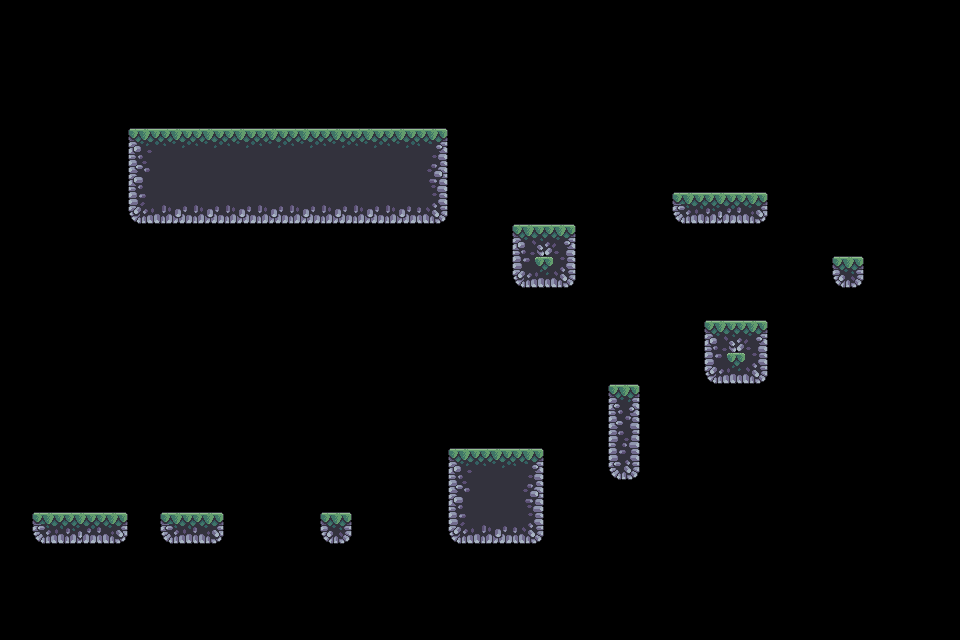

Tiled map render using the project's own tile images. Description and the whole map definition, tile-layer contents included, below:
An orthogonal 30x20 tile map with 32x32 px tiles, 1 tile layer (ground) and 10 objects.

<map version="1.10" tiledversion="1.10.1" orientation="orthogonal" renderorder="right-down" width="30" height="20" tilewidth="32" tileheight="32" infinite="0" nextlayerid="3" nextobjectid="18">
 <tileset firstgid="1" name="terrain" tilewidth="32" tileheight="32" tilecount="85" columns="17">
  <image source="../../img/Terrain (32x32).png" width="544" height="160" />
 </tileset>
 <objectgroup id="2" name="ground">
  <object id="2" x="128" y="128" width="320" height="96" />
  <object id="8" x="32" y="512" width="96" height="32" />
  <object id="9" x="160" y="512" width="64" height="32" />
  <object id="10" x="320" y="512" width="32" height="32" />
  <object id="11" x="448" y="448" width="96" height="96" />
  <object id="12" x="512" y="224" width="64" height="64" />
  <object id="13" x="608" y="384" width="32" height="96" />
  <object id="14" x="704" y="320" width="64" height="64" />
  <object id="16" x="832" y="256" width="32" height="32" />
  <object id="17" x="672" y="192" width="96" height="32" />
 </objectgroup>
 <layer id="1" name="ground" width="30" height="20">
  <data encoding="csv">
0,0,0,0,0,0,0,0,0,0,0,0,0,0,0,0,0,0,0,0,0,0,0,0,0,0,0,0,0,0,
0,0,0,0,0,0,0,0,0,0,0,0,0,0,0,0,0,0,0,0,0,0,0,0,0,0,0,0,0,0,
0,0,0,0,0,0,0,0,0,0,0,0,0,0,0,0,0,0,0,0,0,0,0,0,0,0,0,0,0,0,
0,0,0,0,0,0,0,0,0,0,0,0,0,0,0,0,0,0,0,0,0,0,0,0,0,0,0,0,0,0,
0,0,0,0,1,2,2,2,2,2,2,2,2,3,0,0,0,0,0,0,0,0,0,0,0,0,0,0,0,0,
0,0,0,0,18,19,19,19,19,19,19,19,19,20,0,0,0,0,0,0,0,0,0,0,0,0,0,0,0,0,
0,0,0,0,35,36,36,36,36,36,36,36,36,37,0,0,0,0,0,0,0,69,70,71,0,0,0,0,0,0,
0,0,0,0,0,0,0,0,0,0,0,0,0,0,0,0,67,68,0,0,0,0,0,0,0,0,0,0,0,0,
0,0,0,0,0,0,0,0,0,0,0,0,0,0,0,0,84,85,0,0,0,0,0,0,0,0,73,0,0,0,
0,0,0,0,0,0,0,0,0,0,0,0,0,0,0,0,0,0,0,0,0,0,0,0,0,0,0,0,0,0,
0,0,0,0,0,0,0,0,0,0,0,0,0,0,0,0,0,0,0,0,0,0,67,68,0,0,0,0,0,0,
0,0,0,0,0,0,0,0,0,0,0,0,0,0,0,0,0,0,0,0,0,0,84,85,0,0,0,0,0,0,
0,0,0,0,0,0,0,0,0,0,0,0,0,0,0,0,0,0,0,5,0,0,0,0,0,0,0,0,0,0,
0,0,0,0,0,0,0,0,0,0,0,0,0,0,0,0,0,0,0,22,0,0,0,0,0,0,0,0,0,0,
0,0,0,0,0,0,0,0,0,0,0,0,0,0,1,2,3,0,0,39,0,0,0,0,0,0,0,0,0,0,
0,0,0,0,0,0,0,0,0,0,0,0,0,0,18,19,20,0,0,0,0,0,0,0,0,0,0,0,0,0,
0,69,70,71,0,69,71,0,0,0,73,0,0,0,35,36,37,0,0,0,0,0,0,0,0,0,0,0,0,0,
0,0,0,0,0,0,0,0,0,0,0,0,0,0,0,0,0,0,0,0,0,0,0,0,0,0,0,0,0,0,
0,0,0,0,0,0,0,0,0,0,0,0,0,0,0,0,0,0,0,0,0,0,0,0,0,0,0,0,0,0,
0,0,0,0,0,0,0,0,0,0,0,0,0,0,0,0,0,0,0,0,0,0,0,0,0,0,0,0,0,0
</data>
 </layer>
</map>
